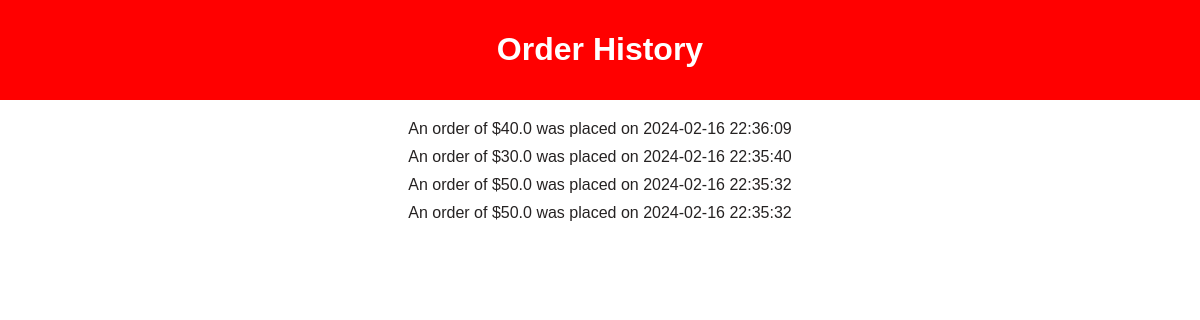
Before: /order_history (signed in) with the older database file.
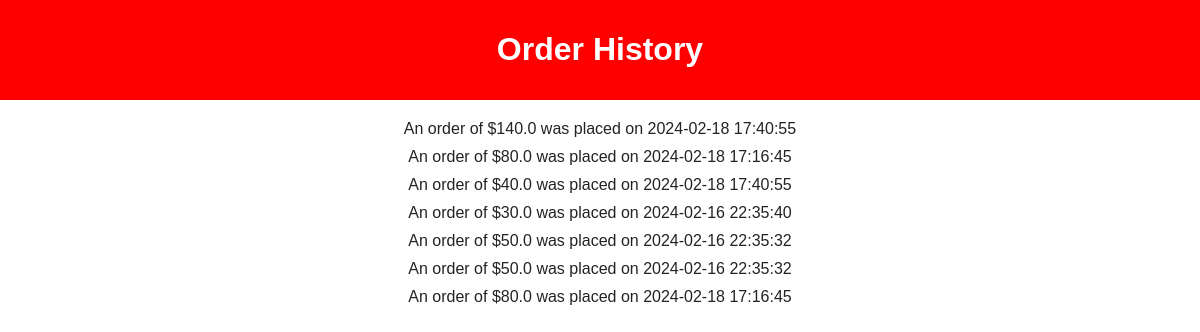
After: the same page with the newer database file.
### tables this page shows
CREATE TABLE orders (bill_no INTEGER PRIMARY KEY AUTOINCREMENT,bill_amount REAL NOT NULL,username TEXT NOT NULL,FOREIGN KEY (username) REFERENCES users(Username));

### dbms_Laksh/app.py (the view)
@app.route('/order_history')
def order_history():
    if 'username' not in session:
        return redirect(url_for('signin'))  # Ensure user is logged in
    username = session['username']
    conn = get_db_connection()
    order_history = conn.execute('''
        SELECT o.bill_no, o.bill_amount, MAX(n.timestamp) as timestamp
        FROM orders o
        JOIN notifications n ON o.username = n.username AND n.message LIKE '%' || o.bill_amount || '%'
        WHERE o.username = ?
        GROUP BY o.bill_no
        ORDER BY o.bill_no DESC;

    ''', (username,)).fetchall()
    conn.close()
    return render_template('order_history.html', order_history=order_history)

### dbms_Laksh/app.py (called while the page is built)
def get_db_connection():
    conn = sqlite3.connect('canteen.db', check_same_thread=False)
    conn.row_factory = sqlite3.Row
    return conn

### dbms_Laksh/templates/order_history.html (shortened to what this page needs)
<!DOCTYPE html>
<html lang="en">
<head>
</head>
<body>
    <header>
        <h1>Order History</h1>
    </header>
    <section>
        {% if order_history %}
            <ul>
                {% for order in order_history %}
                    <li>An order of ${{ order.bill_amount }} was placed on {{ order.timestamp }}</li>
                {% endfor %}
            </ul>
        {% else %}
            <p>No orders have been placed yet.</p>
        {% endif %}
    </section>
</body>
</html>

### dbms_Laksh/templates/order_history.html (style rules this page uses)
body { background-color: white; color: rgb(37, 34, 34); font-family: Arial, sans-serif; margin: 0; padding: 0; }
header { background-color: red; color: white; text-align: center; padding: 10px; }
section { text-align: center; margin: 20px; }
ul { list-style-type: none; padding: 0; }
li { margin-bottom: 10px; }

Changed rows visible on the page:
added orders: bill_amount "140.0", timestamp "2024-02-18 17:40:55"
added orders: bill_amount "80.0", timestamp "2024-02-18 17:16:45"
computed for orders (number 3 of 7 on the later page): timestamp "2024-02-16 22:36:09" → "2024-02-18 17:40:55"
now on this page (row unchanged): orders: bill_amount "80.0", timestamp "2024-02-18 17:16:45"
